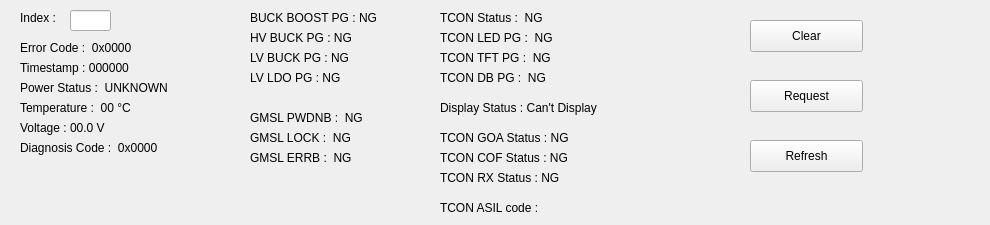
      <widget class="QWidget" name="tab_DTCLog">
       <attribute name="title">
        <string>DTC Log</string>
       </attribute>
       <widget class="QLabel" name="dtc_log_index">
        <property name="geometry">
         <rect>
          <x>20</x>
          <y>10</y>
          <width>51</width>
          <height>16</height>
         </rect>
        </property>
        <property name="text">
         <string>Index : </string>
        </property>
       </widget>
       <widget class="QLineEdit" name="dtc_log_index_edit">
        <property name="geometry">
         <rect>
          <x>70</x>
          <y>10</y>
          <width>41</width>
          <height>21</height>
         </rect>
        </property>
        <property name="text">
         <string/>
        </property>
        <property name="maxLength">
         <number>12</number>
        </property>
       </widget>
       <widget class="QLabel" name="dtc_log_err_code">
        <property name="geometry">
         <rect>
          <x>20</x>
          <y>40</y>
          <width>161</width>
          <height>16</height>
         </rect>
        </property>
        <property name="text">
         <string>Error Code :  0x0000</string>
        </property>
       </widget>
       <widget class="QLabel" name="dtc_log_timestamp">
        <property name="geometry">
         <rect>
          <x>20</x>
          <y>60</y>
          <width>211</width>
          <height>16</height>
         </rect>
        </property>
        <property name="text">
         <string>Timestamp : 000000</string>
        </property>
       </widget>
       <widget class="QLabel" name="dtc_log_power_state">
        <property name="geometry">
         <rect>
          <x>20</x>
          <y>80</y>
          <width>221</width>
          <height>16</height>
         </rect>
        </property>
        <property name="text">
         <string>Power Status :  UNKNOWN</string>
        </property>
       </widget>
       <widget class="QLabel" name="dtc_log_temperature">
        <property name="geometry">
         <rect>
          <x>20</x>
          <y>100</y>
          <width>171</width>
          <height>16</height>
         </rect>
        </property>
        <property name="text">
         <string>Temperature :  00 °C</string>
        </property>
       </widget>
       <widget class="QLabel" name="dtc_log_voltage">
        <property name="geometry">
         <rect>
          <x>20</x>
          <y>120</y>
          <width>171</width>
          <height>16</height>
         </rect>
        </property>
        <property name="text">
         <string>Voltage : 00.0 V</string>
        </property>
       </widget>
       <widget class="QLabel" name="dtc_log_extra_info">
        <property name="geometry">
         <rect>
          <x>20</x>
          <y>140</y>
          <width>171</width>
          <height>16</height>
         </rect>
        </property>
        <property name="text">
         <string>Diagnosis Code :  0x0000</string>
        </property>
       </widget>
       <widget class="QLabel" name="dtc_log_boost_pg">
        <property name="geometry">
         <rect>
          <x>250</x>
          <y>10</y>
          <width>161</width>
          <height>16</height>
         </rect>
        </property>
        <property name="text">
         <string>BUCK BOOST PG : NG</string>
        </property>
       </widget>
       <widget class="QLabel" name="dtc_log_hv_pg">
        <property name="geometry">
         <rect>
          <x>250</x>
          <y>30</y>
          <width>161</width>
          <height>16</height>
         </rect>
        </property>
        <property name="text">
         <string>HV BUCK PG : NG</string>
        </property>
       </widget>
       <widget class="QLabel" name="dtc_log_lv_pg">
        <property name="geometry">
         <rect>
          <x>250</x>
          <y>50</y>
          <width>161</width>
          <height>16</height>
         </rect>
        </property>
        <property name="text">
         <string>LV BUCK PG : NG</string>
        </property>
       </widget>
       <widget class="QLabel" name="dtc_log_ldo_pg">
        <property name="geometry">
         <rect>
          <x>250</x>
          <y>70</y>
          <width>161</width>
          <height>16</height>
         </rect>
        </property>
        <property name="text">
         <string>LV LDO PG : NG</string>
        </property>
       </widget>
       <widget class="QLabel" name="dtc_log_gmsl_pwdnb">
        <property name="geometry">
         <rect>
          <x>250</x>
          <y>110</y>
          <width>161</width>
          <height>16</height>
         </rect>
        </property>
        <property name="text">
         <string>GMSL PWDNB :  NG</string>
        </property>
       </widget>
       <widget class="QLabel" name="dtc_log_gmsl_lock">
        <property name="geometry">
         <rect>
          <x>250</x>
          <y>130</y>
          <width>161</width>
          <height>16</height>
         </rect>
        </property>
        <property name="text">
         <string>GMSL LOCK :  NG</string>
        </property>
       </widget>
       <widget class="QLabel" name="dtc_log_gmsl_errb">
        <property name="geometry">
         <rect>
          <x>250</x>
          <y>150</y>
          <width>161</width>
          <height>16</height>
         </rect>
        </property>
        <property name="text">
         <string>GMSL ERRB :  NG</string>
        </property>
       </widget>
       <widget class="QLabel" name="dtc_log_tcon_state">
        <property name="geometry">
         <rect>
          <x>440</x>
          <y>10</y>
          <width>161</width>
          <height>16</height>
         </rect>
        </property>
        <property name="text">
         <string>TCON Status :  NG</string>
        </property>
       </widget>
       <widget class="QLabel" name="dtc_log_tcon_led_pg">
        <property name="geometry">
         <rect>
          <x>440</x>
          <y>30</y>
          <width>161</width>
          <height>16</height>
         </rect>
        </property>
        <property name="text">
         <string>TCON LED PG :  NG</string>
        </property>
       </widget>
       <widget class="QLabel" name="dtc_log_tcon_tft_pg">
        <property name="geometry">
         <rect>
          <x>440</x>
          <y>50</y>
          <width>161</width>
          <height>16</height>
         </rect>
        </property>
        <property name="text">
         <string>TCON TFT PG :  NG</string>
        </property>
       </widget>
       <widget class="QLabel" name="dtc_log_tcon_db_pg">
        <property name="geometry">
         <rect>
          <x>440</x>
          <y>70</y>
          <width>161</width>
          <height>16</height>
         </rect>
        </property>
        <property name="text">
         <string>TCON DB PG :  NG</string>
        </property>
       </widget>
       <widget class="QLabel" name="dtc_log_tcon_display">
        <property name="geometry">
         <rect>
          <x>440</x>
          <y>100</y>
          <width>201</width>
          <height>16</height>
         </rect>
        </property>
        <property name="text">
         <string>Display Status : Can't Display</string>
        </property>
       </widget>
       <widget class="QLabel" name="dtc_log_tcon_goa">
        <property name="geometry">
         <rect>
          <x>440</x>
          <y>130</y>
          <width>201</width>
          <height>16</height>
         </rect>
        </property>
        <property name="text">
         <string>TCON GOA Status : NG</string>
        </property>
       </widget>
       <widget class="QLabel" name="dtc_log_tcon_cof">
        <property name="geometry">
         <rect>
          <x>440</x>
          <y>150</y>
          <width>201</width>
          <height>16</height>
         </rect>
        </property>
        <property name="text">
         <string>TCON COF Status : NG</string>
        </property>
       </widget>
       <widget class="QLabel" name="dtc_log_tcon_rx">
        <property name="geometry">
         <rect>
          <x>440</x>
          <y>170</y>
          <width>201</width>
          <height>16</height>
         </rect>
        </property>
        <property name="text">
         <string>TCON RX Status : NG</string>
        </property>
       </widget>
       <widget class="QLabel" name="dtc_log_tcon_asil">
        <property name="geometry">
         <rect>
          <x>440</x>
          <y>200</y>
          <width>541</width>
          <height>16</height>
         </rect>
        </property>
        <property name="text">
         <string>TCON ASIL code : </string>
        </property>
        <property name="textInteractionFlags">
         <set>Qt::LinksAccessibleByMouse|Qt::TextSelectableByMouse</set>
        </property>
       </widget>
       <widget class="QPushButton" name="DTC_log_clear_btn">
        <property name="geometry">
         <rect>
          <x>750</x>
          <y>20</y>
          <width>113</width>
          <height>32</height>
         </rect>
        </property>
        <property name="text">
         <string>Clear</string>
        </property>
       </widget>
       <widget class="QPushButton" name="DTC_log_request_btn">
        <property name="geometry">
         <rect>
          <x>750</x>
          <y>80</y>
          <width>113</width>
          <height>32</height>
         </rect>
        </property>
        <property name="text">
         <string>Request</string>
        </property>
       </widget>
       <widget class="QPushButton" name="DTC_log_Btn">
        <property name="geometry">
         <rect>
          <x>750</x>
          <y>140</y>
          <width>113</width>
          <height>32</height>
         </rect>
        </property>
        <property name="text">
         <string>Refresh</string>
        </property>
       </widget>
      </widget>
